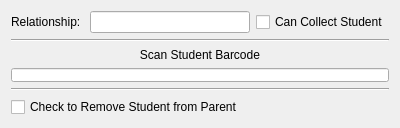
<?xml version="1.0" encoding="UTF-8"?>
<ui version="4.0">
 <class>StudentParentLink</class>
 <widget class="QWidget" name="StudentParentLink">
  <property name="geometry">
   <rect>
    <x>0</x>
    <y>0</y>
    <width>400</width>
    <height>128</height>
   </rect>
  </property>
  <property name="minimumSize">
   <size>
    <width>400</width>
    <height>128</height>
   </size>
  </property>
  <property name="maximumSize">
   <size>
    <width>400</width>
    <height>128</height>
   </size>
  </property>
  <property name="windowTitle">
   <string>Link Student to Parent</string>
  </property>
  <layout class="QVBoxLayout" name="verticalLayout">
   <item>
    <layout class="QHBoxLayout" name="horizontalLayout">
     <item>
      <widget class="QLabel" name="label">
       <property name="text">
        <string>Relationship: </string>
       </property>
      </widget>
     </item>
     <item>
      <widget class="QLineEdit" name="relationship"/>
     </item>
     <item>
      <widget class="QCheckBox" name="canCollect">
       <property name="text">
        <string>Can Collect Student</string>
       </property>
      </widget>
     </item>
    </layout>
   </item>
   <item>
    <widget class="Line" name="line">
     <property name="orientation">
      <enum>Qt::Horizontal</enum>
     </property>
    </widget>
   </item>
   <item>
    <layout class="QVBoxLayout" name="verticalLayout_2">
     <item>
      <widget class="QLabel" name="label_2">
       <property name="text">
        <string>Scan Student Barcode</string>
       </property>
       <property name="alignment">
        <set>Qt::AlignCenter</set>
       </property>
      </widget>
     </item>
     <item>
      <widget class="QLineEdit" name="lineEdit"/>
     </item>
    </layout>
   </item>
   <item>
    <widget class="Line" name="line_2">
     <property name="orientation">
      <enum>Qt::Horizontal</enum>
     </property>
    </widget>
   </item>
   <item>
    <widget class="QCheckBox" name="removeStudent">
     <property name="text">
      <string>Check to Remove Student from Parent</string>
     </property>
    </widget>
   </item>
  </layout>
 </widget>
 <resources/>
 <connections/>
</ui>
